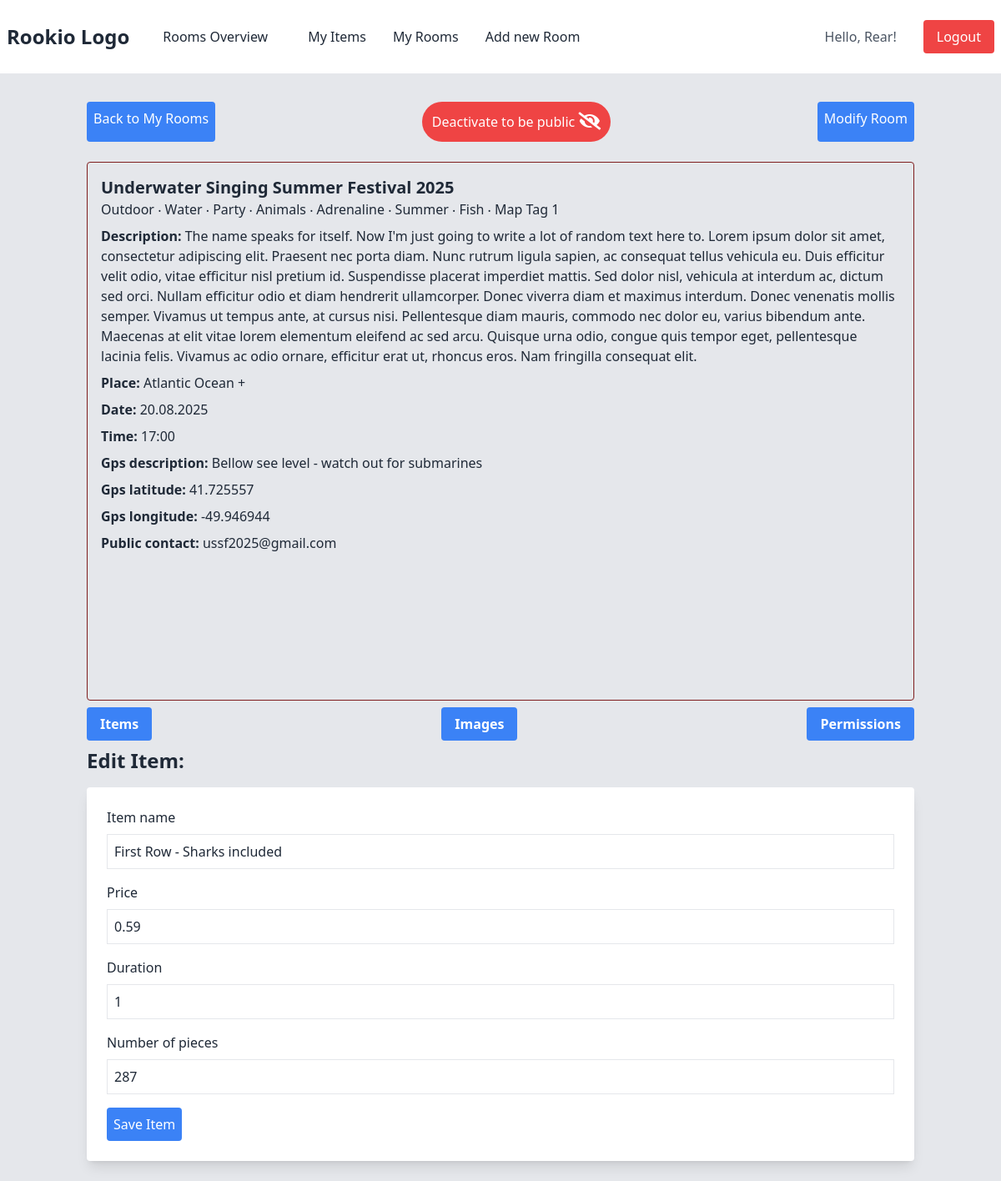
Page /room_detail/3/items/1/edit/ (signed in) on the committed database.
### viewer/models.py (models this page shows, shortened)
class TimeStamp(models.Model):
    created_at = models.DateTimeField(auto_now_add=True)
    updated_at = models.DateTimeField(auto_now=True)
    class Meta:
        abstract = True

class Room(TimeStamp):
    ROOM_TYPE_CHOICES = (
        ('event', 'Event'),
        ('service', 'Service'),
    )
    name = models.CharField(max_length=80)
    owners = models.ManyToManyField(PersonOwner, related_name="rooms")
    room_type = models.CharField(max_length=20, choices=ROOM_TYPE_CHOICES)
    tags = models.ManyToManyField(Tag, related_name="rooms")
    description = models.TextField(max_length=1000)  # default form widget for this field is a Textarea -
    place = models.CharField(max_length=150)
    gps_description = models.CharField(max_length=150, blank=True)
    gps_lat = models.DecimalField(max_digits=9, decimal_places=6,
                                  null=True,
                                  blank=True,
                                  validators=[MinValueValidator(-90), MaxValueValidator(90)])
    gps_lng = models.DecimalField(max_digits=9, decimal_places=6,
                                  null=True,
                                  blank=True,
                                  validators=[MinValueValidator(-180), MaxValueValidator(180)])
    date = models.DateField()
    time = models.TimeField()
    outdoor = models.BooleanField(blank=True, default=False)
    contact_public = models.CharField(max_length=100)
    contact_after_assignment = models.CharField(max_length=100, null=True, blank=True)
    age_restriction = models.PositiveSmallIntegerField(validators=[MinValueValidator(0), MaxValueValidator(120)],
                                                       null=True, blank=True)
    age_recommendation = models.CharField(max_length=80, null=True, blank=True)
    minimum_participants = models.PositiveSmallIntegerField(validators=[MinValueValidator(1)], null=True, blank=True)
    maximum_participants = models.PositiveSmallIntegerField(validators=[MinValueValidator(1)], null=True, blank=True)
    paid_to_be_unique = models.BooleanField(default=False)
    hidden_from_public = models.BooleanField(default=True)
    template = models.ForeignKey(Template, on_delete=models.CASCADE, related_name="rooms", null=True, blank=True)

class Tag(TimeStamp):
    name = models.CharField(max_length=25, unique=True)

class MenuItem(TimeStamp):
    item_name = models.CharField(max_length=50, unique=True)
    price = models.DecimalField(max_digits=8, decimal_places=2, validators=[MinValueValidator(0)])
    duration = models.PositiveSmallIntegerField(validators=[MinValueValidator(1)], null=True, blank=True)
    number_of_pieces = models.PositiveSmallIntegerField(validators=[MinValueValidator(1)])
    room = models.ForeignKey(Room, on_delete=models.CASCADE, related_name="menu_items")

### viewer/views.py (the view)
# urls.py: path('room_detail/<int:room_id>/items/<int:item_id>/edit/', views.edit_menu_item, name='edit_menu_item'),
@login_required
def edit_menu_item(request, room_id, item_id):
    room = get_object_or_404(Room, id=room_id)
    item = get_object_or_404(MenuItem, room__id=room_id, id=item_id)
    if request.method == 'POST':
        form = MenuItemForm(request.POST, instance=item)
        if form.is_valid():
            form.save()
            return redirect('edit_item', room_id=room_id)
    else:
        form = MenuItemForm(instance=item)
    return render(request, 'edit_menu_item.html', {'form': form, 'room': room})

### viewer/context_processors.py (called while the page is built)
def google_maps_api_key(request):
    return {
        'GOOGLE_MAPS_API_KEY': settings.GOOGLE_MAPS_API_KEY
    }

### viewer/templates/edit_menu_item.html (shortened to what this page needs)
{% extends 'room_detail.html' %}
{% block modify %}
<div class="container mx-auto px-4">
    <h2 class="text-2xl font-bold mb-4">Edit Item:</h2>
    <form method="post" class="bg-white p-6 rounded shadow-lg">
        {% for field in form %}
            <div class="mb-4">
                <label for="{{ field.id_for_label }}" class="block mb-2">{{ field.label }}</label>
                <input id="{{ field.id_for_label }}" class="border p-2 w-full {% if field.errors %}border-red-500{% else %}border-gray-200{% endif %}" type="text" name="{{ field.name }}" value="{{ field.value|default:'' }}">
            </div>
        {% endfor %}
        <button type="submit" class="bg-blue-500 text-white p-2 rounded">Save Item</button>
    </form>
</div>
{% endblock %}

### viewer/templates/room_detail.html (shortened to what this page needs)
{% extends 'base.html' %}
{% load tz %}
{% block content %}
<link rel="stylesheet" href="https://cdnjs.cloudflare.com/ajax/libs/font-awesome/5.15.3/css/all.min.css">
<div class="container mx-auto px-4">
    <div class="py-2 flex justify-between space-x-35">
        <a href="{% url 'my_rooms' %}" class="p-2 bg-blue-500 hover:bg-blue-700 text-white rounded mb-4 inline-block">Back to My Rooms</a>
        {% if room.hidden_from_public %}
            <a href="{% url 'toggle_room_visibility' room.id %}" class="p-3 bg-green-500 hover:bg-green-700 text-white rounded-full mb-4 inline-block focus:outline-none focus:ring-2 focus:ring-offset-2 focus:ring-green-600">
                Activate to be public
                <i class="fas fa-eye fa-lg"></i>
            </a>
        {% else %}
            <a href="{% url 'toggle_room_visibility' room.id %}" class="p-3 bg-red-500 hover:bg-red-700 blink-on-hover text-white rounded-full mb-4 inline-block focus:outline-none focus:ring-2 focus:ring-offset-2 focus:ring-red-600">
                Deactivate to be public
                <i class="fas fa-eye-slash fa-lg"></i>
            </a>
        {% endif %}
        <a href="{% url 'edit_room' room.id %}" class="p-2 bg-blue-500 hover:bg-blue-700 text-white rounded mb-4 inline-block float-right">Modify Room</a>
    </div>
    <div class="border rounded p-4 border-red-900">
        <h3 class="text-xl font-bold">{{ room.name }}</h3>
        {% for tag in room.tags.all %}
            {{ tag.name }}{% if not forloop.last %} ‧ {% endif %}
        {% empty %}
            No tags.
        {% endfor %}
        <p class="mt-2"><span class="font-bold">Description:</span> {{ room.description }}</p>
        <div class="flex space-x-4">
            <div class="flex-1">
                <p class="mt-2"><span class="font-bold">Place:</span> {{ room.place }}</p>
                <p class="mt-2"><span class="font-bold">Date:</span> {{ room.date|date:'d.m.Y' }} </p>
                <p class="mt-2"><span class="font-bold">Time:</span> {{ room.time|time:'H:i' }} {{ room.time|timezone:'Europe/Bratislava' }}</p>
                <p class="mt-2"><span class="font-bold">Gps description:</span> {{ room.gps_description }}</p>
                <p class="mt-2"><span class="font-bold">Gps latitude:</span> {{ room.gps_lat }}</p>
                <p class="mt-2"><span class="font-bold">Gps longitude:</span> {{ room.gps_lng }}</p>
                <p class="mt-2"><span class="font-bold">Public contact:</span> {{ room.contact_public }}</p>
            </div>
            <div class="flex-1">
                <div id="detailGoogleMap" class="h-96 w-full border rounded"></div>
            </div>
        </div>
    </div>
    <div class="py-2 flex justify-between space-x-40">
        <div class="group inline-block relative">
            {% if room.id %}
                <a href="{% url 'show_items' room.id %}" class="bg-blue-500 hover:bg-blue-700 text-white font-semibold py-2 px-4 rounded inline-flex items-center">
            {% endif %}
            <span>Items</span>
            </a>
            </div>
            <div class="group inline-block relative">
                <button class="bg-blue-500 text-white font-semibold py-2 px-4 rounded inline-flex items-center">
                    <span>Images</span>
                </button>
            </div>
            <div class="group inline-block relative">
                <button class="bg-blue-500 text-white font-semibold py-2 px-4 rounded inline-flex items-center">
                    <span>Permissions</span>
                </button>
        </div>
    </div>
</div>
{% block modify %}
{% endblock %}
{% endblock %}

### viewer/templates/base.html (shortened to what this page needs)
<!DOCTYPE html>
{% load static %}
<html lang="en">
<head>
    <link href="{% static 'output.css' %}" rel="stylesheet">
</head>
<body class="bg-gray-200 text-gray-800">
    <header>
        <nav class="p-2 bg-white border-b-2 border-gray-200 flex justify-between items-center">
            <div class="flex items-center mr-12">
                <a href="{% url 'welcome' %}" class="text-gray-800 text-2xl font-bold hover:text-blue-500 transition-colors duration-200">Rookio Logo</a>
                <a href="{% url 'rooms_overview' %}" class="p-6 ml-4 text-gray-800 hover:text-blue-500 transition-colors duration-200">Rooms Overview</a>
                <a href="{% url 'my_items' %}" class="p-2 ml-4 text-gray-800 hover:text-blue-500 transition-colors duration-200">My Items</a>
                {% if user.is_authenticated %}
                <a href="{% url 'my_rooms' %}" class="p-2 ml-4 text-gray-800 hover:text-blue-500 transition-colors duration-200">My Rooms</a>
                {% endif %}
                {% if user.is_authenticated %}
                <a href="{% url 'add_room' %}" class="p-2 ml-4 text-gray-800 hover:text-blue-500 transition-colors duration-200">Add new Room</a>
                {% endif %}
            </div>
            <div id="auth-buttons" class="flex items-center space-x-4">
                {% if user.is_authenticated %}
                    <span class="mr-4 text-gray-600">Hello, {{ user.username }}!</span>
                    <a href="{% url 'logout' %}" class="px-4 py-2 rounded bg-red-500 text-white hover:bg-red-700 transition-colors duration-200">Logout</a>
                {% endif %}
            </div>
        </nav>
    </header>
    <main class="p-6">
        {% block content %}
        {% endblock content %}
    </main>
</body>
</html>

### rows in the picture
Room: name "Underwater Singing Summer Festival 2025", description "The name speaks for itself. Now I'm just going to write a lot of random text here to. Lorem ipsum dolor sit amet, consectetur adipiscing elit. Praesent nec porta diam. Nunc rutrum ligula sapien, ac consequat tellus vehicula eu. Duis efficitur velit odio, vitae efficitur nisl pretium id. Suspendisse placerat imperdiet mattis. Sed dolor nisl, vehicula at interdum ac, dictum sed orci. Nullam efficitur odio et diam hendrerit ullamcorper. Donec viverra diam et maximus interdum. Donec venenatis mollis semper. Vivamus ut tempus ante, at cursus nisi. Pellentesque diam mauris, commodo nec dolor eu, varius bibendum ante. Maecenas at elit vitae lorem elementum eleifend ac sed arcu. Quisque urna odio,…", place "Atlantic Ocean +", date "20.08.2025", time "17:00", gps_description "Bellow see level - watch out for submarines", gps_lat "41.725557", gps_lng "-49.946944", contact_public "ussf2025@gmail.com"
Tag: name "Outdoor"
Tag: name "Water"
Tag: name "Party"
Tag: name "Animals"
Tag: name "Adrenaline"
Tag: name "Summer"
Tag: name "Fish"
Tag: name "Map Tag 1"
MenuItem: item_name "First Row - Sharks included" "0.59"

### other values in the picture
{{ user.username }} "Rear"
{{ field.label }} "Item name" "Price" "Duration" "Number of pieces"
